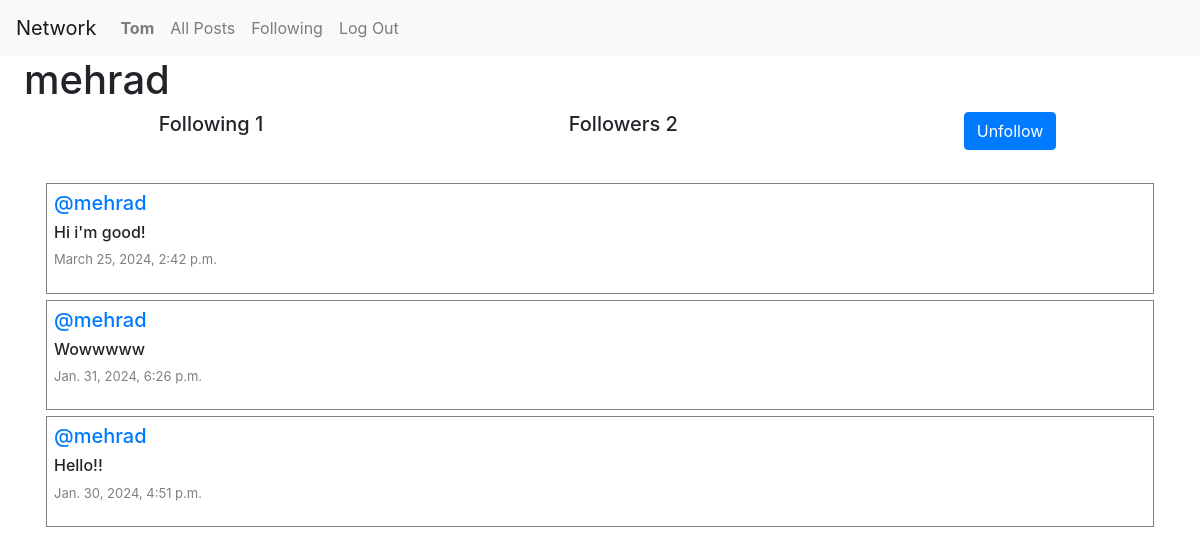
The app's page /profile/1 (signed in) with its own data.
### network/models.py (models this page shows, shortened)
class User(AbstractUser):
    pass

class Post(models.Model):
    content =models.CharField(max_length=150)
    user = models.ForeignKey(User, on_delete=models.CASCADE , related_name="author")
    date = models.DateTimeField(auto_now_add=True)
    liked = models.ManyToManyField('User', default=None, blank=True, related_name='post_likes')

### network/views.py (the view)
# urls.py: path("profile/<int:user_id>", views.profile, name="profile"),
def profile(request, user_id):
    user = User.objects.get(pk=user_id)
    allPosts = Post.objects.filter(user=user).order_by("id").reverse()
    followers = Follow.objects.filter(user_follower=user)
    following = Follow.objects.filter(user=user)
    try:
        followCheck = followers.filter(user=User.objects.get(pk=request.user.id))
        if len(followCheck) != 0 :
            isFollowing = True
        else:
            isFollowing = False
    except:
        isFollowing = False
    paginator = Paginator(allPosts, 10)
    pageNumber = request.GET.get('page')
    posts_inside_the_page = paginator.get_page(pageNumber)
    return render(request, "network/profile.html",{
        "allPosts": allPosts,
        "posts_inside_the_page": posts_inside_the_page,
        "username" : user.username,
        "followers": followers,
        "following": following,
        "isFollowing": isFollowing,
        "userProfile": user
        })

### network/templates/network/profile.html (shortened to what this page needs)
{% extends "network/layout.html" %}
{% block body %}
    <h1 class="mx-4">{{ username }}</h1>
    <div>
        <div class="row d-flex justify-content-center">
            <h5 class="col-4">Following {{ following.count }} </h5>
            <h5 class="col-4">Followers {{ followers.count }}</h5>
            {% if user.is_authenticated %}
                {% if user != userProfile %}
                    {% if isFollowing %}
                        <form action="{% url 'unfollow' %}" method="post">
                            <input type="submit" value="Unfollow"  class="btn btn-primary"/>
                        </form>
                    {% else %}
                        <form action="{% url 'follow' %}" method="post">
                            {%  csrf_token %}
                            <input type="hidden" value="{{ userProfile }}" name="userfollow"/>
                            <input type="submit" value="follow"  class="btn btn-primary"/>
                        </form>
                    {% endif %}
                {% endif %}
            {% endif %}
        </div>
    </div>
    <div class="allPosts">
        {% for post in posts_inside_the_page %}
            <div class="row post mx-3">
                <h5 class="username"><a href="{% url 'profile' user_id=post.user.id %}">@{{ post.user }}</a></h5>
                <h6 class="content" id="content_{{ post.id }}">{{ post.content }}</h6>
                <p class="date">{{ post.date }}</p>
            </div>
        {% endfor %}
    </div>
{% endblock %}

### network/templates/network/layout.html (shortened to what this page needs)
{% load static %}
<!DOCTYPE html>
<html lang="en">
    <head>
        <link rel="stylesheet" href="https://stackpath.bootstrapcdn.com/bootstrap/4.4.1/css/bootstrap.min.css">
        <link href="{% static 'network/styles.css' %}" rel="stylesheet">
        <link rel="stylesheet" href="https://cdnjs.cloudflare.com/ajax/libs/font-awesome/4.7.0/css/font-awesome.min.css">
    </head>
    <body>
        <nav class="navbar navbar-expand-lg navbar-light bg-light">
            <a class="navbar-brand" href="{% url 'index' %}">Network</a>
            <div>
              <ul class="navbar-nav mr-auto">
                {% if user.is_authenticated %}
                    <li class="nav-item">
                        <a class="nav-link" href="{% url 'profile' user_id=user.id %}"><strong>{{ user.username }}</strong></a>
                    </li>
                {% endif %}
                <li class="nav-item">
                  <a class="nav-link" href="{% url 'index' %}">All Posts</a>
                </li>
                {% if user.is_authenticated %}
                    <li class="nav-item">
                        <a class="nav-link" href="{% url 'following' %}">Following</a>
                    </li>
                    <li class="nav-item">
                        <a class="nav-link" href="{% url 'logout' %}">Log Out</a>
                    </li>
                {% endif %}
              </ul>
            </div>
          </nav>
        <div class="body">
            {% block body %}
            {% endblock %}
        </div>
    </body>
</html>

### network/static/network/styles.css (style rules this page uses)
.allPosts { display: flex; flex-direction: column; justify-content: flex-start; margin: 30px; }
.post { display: flex; flex-direction: column; justify-content: center; border: 1px solid gray; margin: 3px; padding: 7px; }
.date { font-size:small; color: gray; }

### records on screen
User: username "Tom"
User: username "mehrad"
Post: user "mehrad", content "Hi i'm good!", date "March 25, 2024, 2:42 p.m."
Post: user "mehrad", content "Wowwwww", date "Jan. 31, 2024, 6:26 p.m."
Post: user "mehrad", content "Hello!!", date "Jan. 30, 2024, 4:51 p.m."

### other values on screen
{{ following.count }} "1"
{{ followers.count }} "2"
